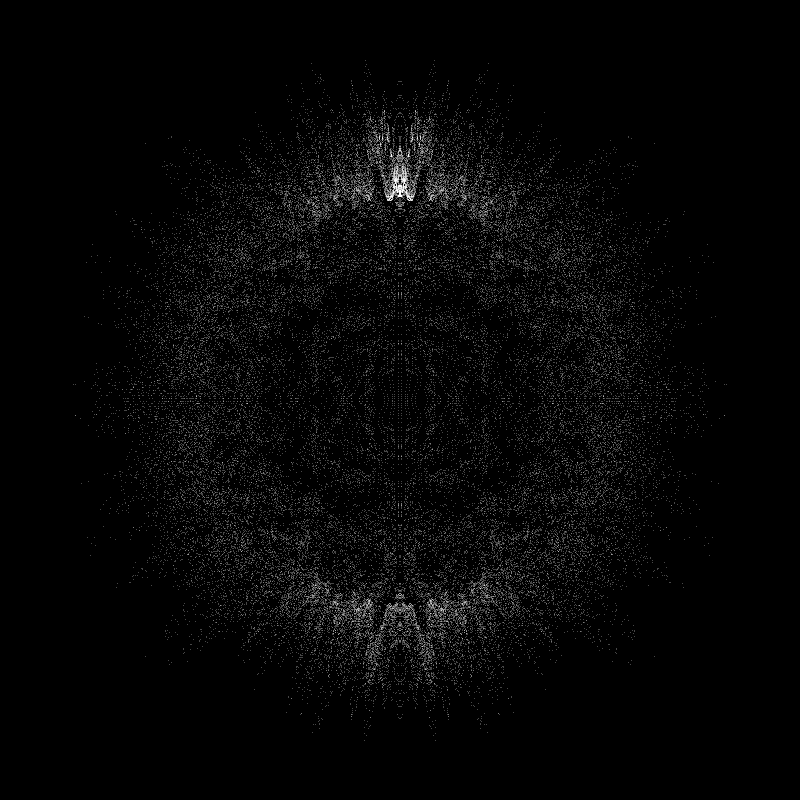
Frame 1 (no input)
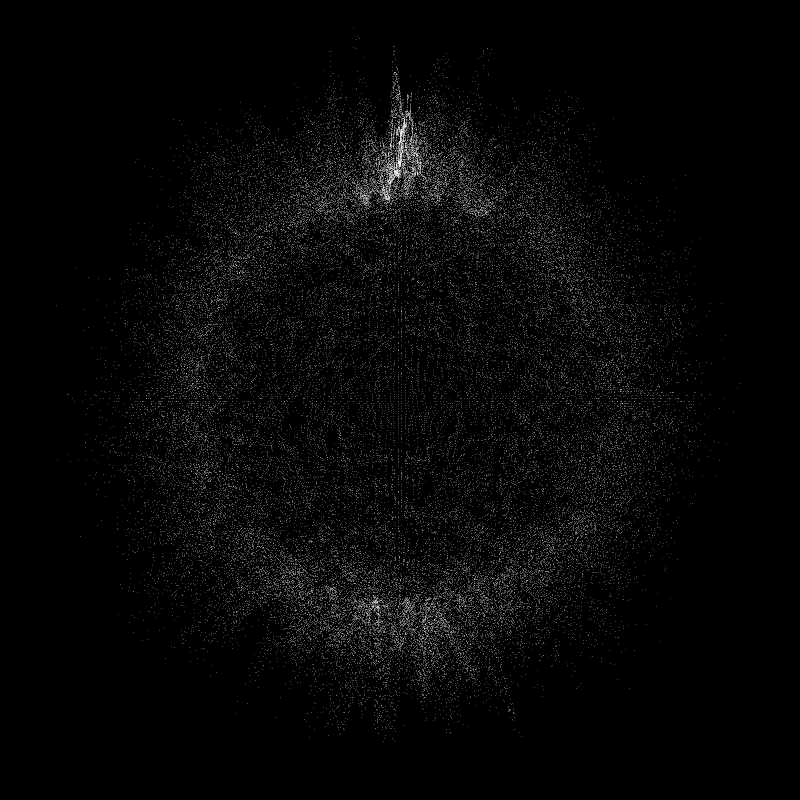
Frame 60 (the mouse pressed at the canvas centre just before this capture)
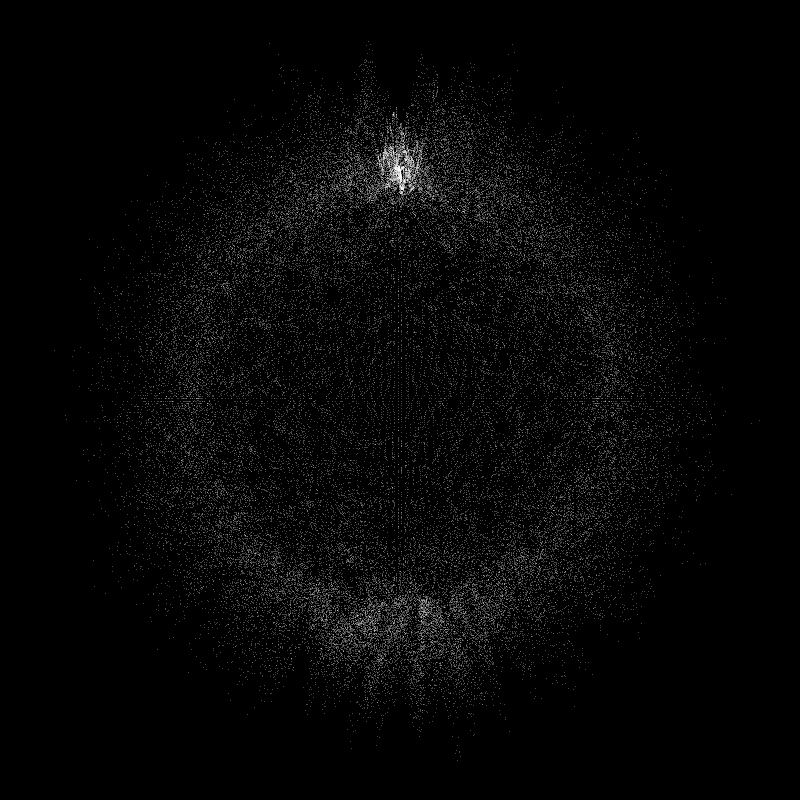
Frame 120 (the mouse held since frame 60 and released just before this capture)

The Processing sketch that drew these frames (run headless with seeded random() and noise(); from frame 60 on, the mouse is pressed at the canvas centre):

// Processing sketch: sketch_190904c
// ── sketch_190904c.pde
float r = 200;
float r_noised = 500;
float noiseval;
float theta_n = 600;
float phi_n = 200;
float detail = 0.1;

float x;
float y;
float z;

float seed_phi;
float seed_theta;
float seed_r;


float t = 0;

void setup(){
  size(800, 800);
  //noLoop();
  background(20);
  stroke(255);
  strokeWeight(1);
  background(0);
  //colorMode(ADD);
}

void draw(){
  background(0);
  for(float theta = 0; theta < PI; theta += 2*PI/theta_n){
    for(float phi = 0; phi < 2*PI; phi += 2*PI/phi_n){
      x = r*sin(theta+0.1)*cos(phi+0.1);
      y = r*sin(theta+0.1)*sin(phi+0.1);
      z = r*cos(theta+0.1);
      noiseval = map(noise(x*detail+t, y*detail+t, z*detail+t), 0 ,1, 0.0, PI/2);
      noiseval = pow(sin(noiseval), 4)+1;
      x *= noiseval;
      y *= noiseval;
      z *= noiseval;
      /*
      r_noised = r*map(noise(theta*detail, phi*detail), 0 ,1, 0.0, 1.5);
      x = r_noised*sin(theta)*cos(phi);
      y = r_noised*sin(theta)*sin(phi);
      z = r_noised*cos(theta);
      */
      stroke(255, 100);
      point(x + width*0.5, z + height*0.5);
    }
  }
  t += 0.04;

}

void keyPressed(){
  save("work.png");
}
